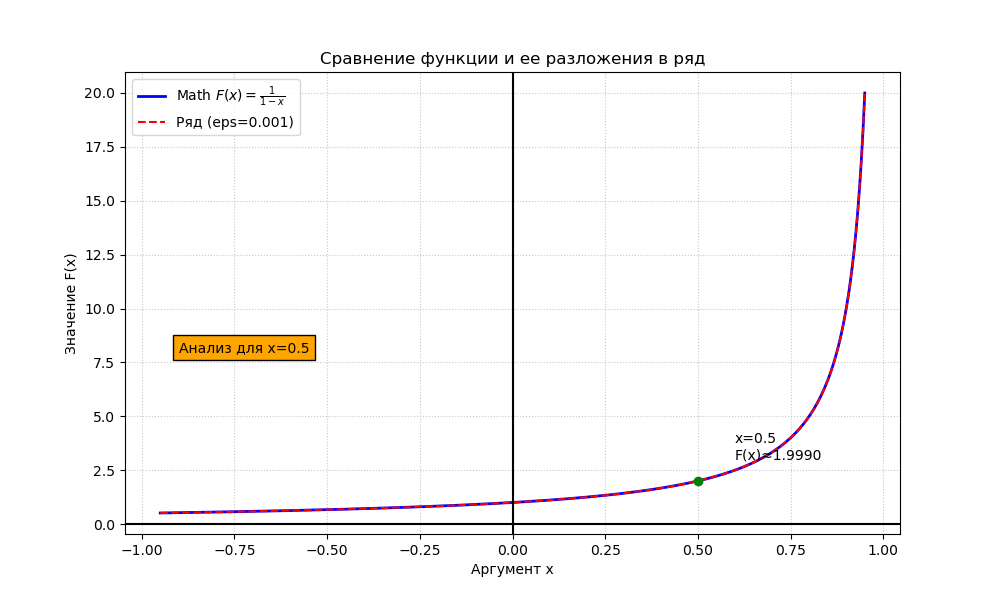

Recreate this plot in Python.
import math
import statistics
import matplotlib.pyplot as plt
import numpy as np
from tabulate import tabulate

def validate_float_input(prompt):
    while True:
        user_input = input(prompt)
        try:
            return float(user_input)
        except ValueError:
            print("Некорректный ввод (float), попробуйте снова.")

def get_valid_x():
    while True:
        x = validate_float_input("Введите x (|x| < 1): ")
        if abs(x) < 1:
            return x
        print("Ошибка: число x должно быть |x| < 1")

class SeriesAnalyzer:
    def __init__(self, eps):
        self.eps = eps

    def get_series_terms(self, x):
        terms = []
        n = 0
        while n <= 500:
            current_term = x ** n
            terms.append(current_term)
            if abs(current_term) <= self.eps:
                break
            n += 1
        return terms

    def get_statistics(self, terms):
        if not terms:
            return None
        
        try:
            mode_val = statistics.mode(terms)
        except statistics.StatisticsError:
            mode_val = terms[0] 

        return {
            "mean": statistics.mean(terms),
            "median": statistics.median(terms),
            "mode": mode_val,
            "variance": statistics.variance(terms) if len(terms) > 1 else 0,
            "std_dev": statistics.stdev(terms) if len(terms) > 1 else 0
        }

    def plot_results(self, x_value):
        x_range = np.linspace(-0.95, 0.95, 400)
        
        y_math = [1 / (1 - val) for val in x_range]
        
        y_series = []
        for val in x_range:
            y_series.append(sum(self.get_series_terms(val)))

        plt.figure(figsize=(10, 6))
        plt.plot(x_range, y_math, label=r'Math $F(x) = \frac{1}{1-x}$', color='blue', linewidth=2)
        plt.plot(x_range, y_series, label=f'Ряд (eps={self.eps})', color='red', linestyle='--')

        current_y = sum(self.get_series_terms(x_value))
        plt.scatter([x_value], [current_y], color='green', zorder=5)
        plt.annotate(f'x={x_value}\nF(x)≈{current_y:.4f}', 
                     xy=(x_value, current_y), xytext=(x_value+0.1, current_y+1))

        plt.title('Сравнение функции и ее разложения в ряд')
        plt.xlabel('Аргумент x')
        plt.ylabel('Значение F(x)')
        plt.grid(True, which='both', linestyle=':', alpha=0.7)
        plt.axhline(y=0, color='k')
        plt.axvline(x=0, color='k')
        plt.legend()
        plt.text(-0.9, 8, f"Анализ для x={x_value}", fontsize=10, bbox=dict(facecolor='orange'))

        filename = "task_3.png"
        plt.savefig(filename)
        print(f"\nГрафик успешно сохранен в файл: {filename}")
        plt.show()



def main():
    eps = validate_float_input("Введите точность eps: ")
    x = get_valid_x()

    analyzer = SeriesAnalyzer(eps)
    terms = analyzer.get_series_terms(x)
    stats = analyzer.get_statistics(terms)
    
    f_x_approx = sum(terms)
    f_x_math = (1 - x) ** (-1)


    header = ['Параметр', 'Значение']
    table_data = [
        ['x', x],
        ['n (членов)', len(terms)],
        ['F(x) (ряд)', f_x_approx],
        ['Math F(x)', f_x_math],
        ['Eps', eps],
        ['Среднее арифм.', stats['mean']],
        ['Медиана', stats['median']],
        ['Мода', stats['mode']],
        ['Дисперсия', stats['variance']],
        ['СКО (std dev)', stats['std_dev']]
    ]
    print(tabulate(table_data, headers=header, tablefmt='fancy_grid'))

    analyzer.plot_results(x)

if __name__ == "__main__":
    main()
